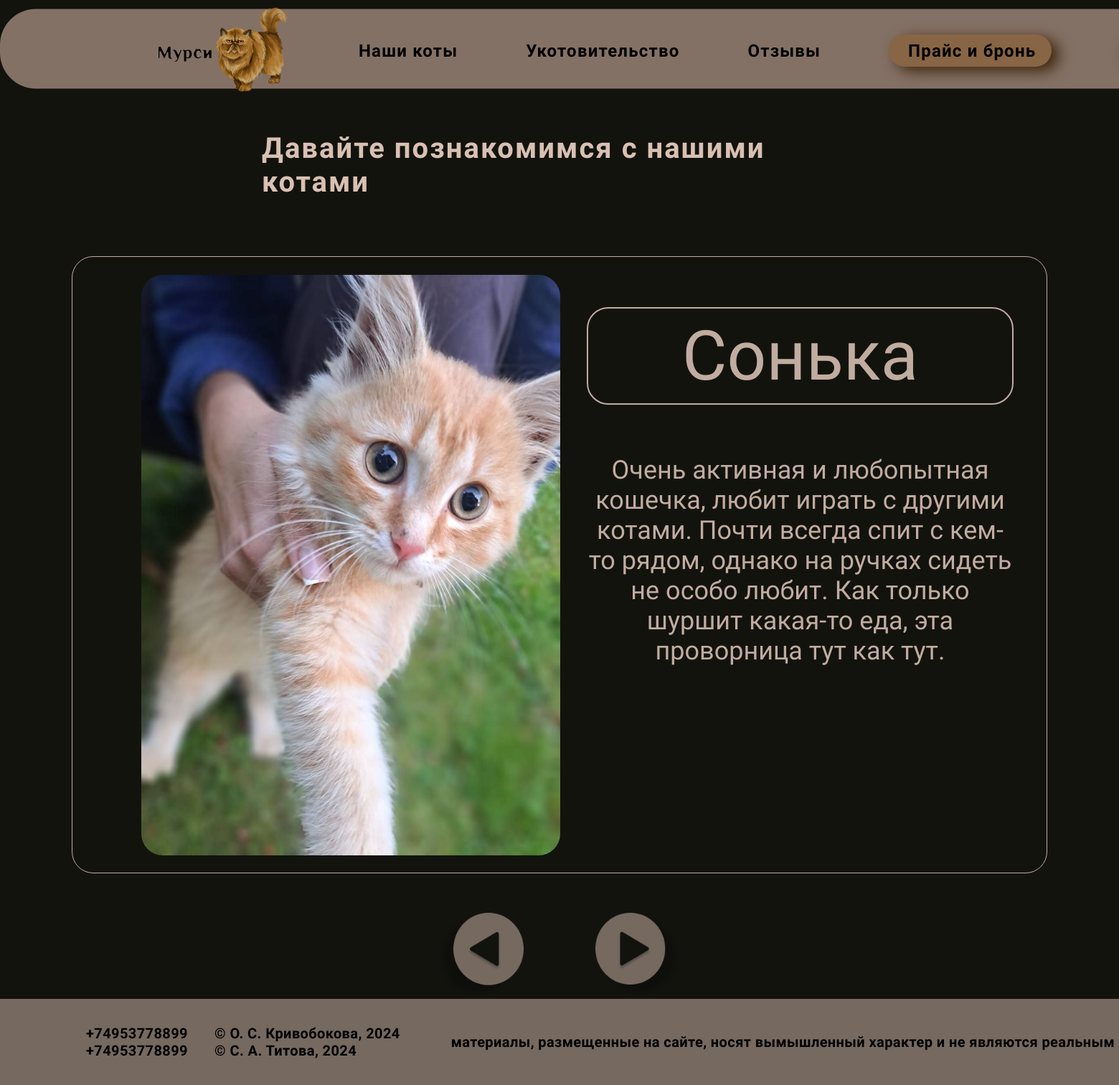
Page /cats on the committed database.
### app.py (models this page shows, shortened)
class Catsinfo(db.Model):
    id = db.Column(db.Integer, primary_key=True)
    name = db.Column(db.String(100), nullable=False)
    about_cat = db.Column(db.Text, nullable=False)
    photo = db.Column(db.LargeBinary, nullable=False)

### app.py (the view)
@app.route('/cats')
def our_cat():
    catss = Catsinfo.query.all()
    return render_template('our_cat.html', cats=catss)

### templates/our_cat.html (shortened to what this page needs)
<!DOCTYPE html>
<html lang="Ru">
<head>
    <link rel="stylesheet" href="/static/css/OurCat.css">
</head>
<body>
    <header>
        <div class="HeadMenu">
            <svg class="MenuBg" xmlns="http://www.w3.org/2000/svg" width="1678" height="111" viewBox="0 0 1678 111" fill="none">
                <path d="M0 50C0 22.3858 22.3858 0 50 0H1628C1655.61 0 1678 22.3858 1678 50V61C1678 88.6142 1655.61 111 1628 111H50C22.3858 111 0 88.6142 0 61V50Z" fill="#B49989" fill-opacity="0.71"/>
            </svg>
        </div>
        <div class="HeaderList">
                    <div class="Logo">
                        <a  class='LogoText' href="{{ url_for('index') }}"><img src="/static/img/textlogo.png" alt="Текст логотипа"></a>
                        <a id='CatLogo' href="{{ url_for('index') }}"><img src="/static/img/logo.png" alt="Логотип"></a>
                    </div>
                    <a class='MenuText' href="{{ url_for('our_cat') }}">Наши коты</a>
                    <a class='MenuText' href="{{ url_for('get_cat') }}">Укотовительство</a>
                    <a class='MenuText' href="{{ url_for('reviews') }}">Отзывы</a>
                    <a class='Bron' href="{{ url_for('price') }}">Прайс и бронь</a>
        </div>
    </header>
    <div class="container">
        <div class="TextAboutCat"><h1 class="H1AboutCat">Давайте познакомимся с нашими котами</h1></div>
        <div class="slider-container">
            <div class="slider">
                {% for cat in cats %}
                    <div class="slide">
                        <div class="ContCont">
                            <div class="DivImgCat"><img class="ImgCats" src="{{ cat.photo }}" alt="Slide Image"></div>
                            <div class="slide-content">
                                <div class="NameCat"><h2 class="NameText">{{ cat.name }}</h2></div>
                                <p class="DescriptionCat">{{ cat.about_cat }}</p>
                            </div>
                        </div>
                    </div>
                {% endfor %}
            </div>
        </div>
        <div class="ButtonArrow">
            <div class="prev" onclick="plusSlides(-1)">
                <img class="Arrow" src="/static/img/Pred.png" alt="Previous">
            </div>
            <div class="next" onclick="plusSlides(1)">
                <img class="Arrow" src="/static/img/Sled.png" alt="Next">
            </div>
        </div>
    </div>
            <footer>
                <div class="Number">
                    <p>+74953778899</p>
                    <p>+74953778899</p>
                </div>
                <div class="NAME">
                    <p>© О. С. Кривобокова, 2024</p>
                    <p>© С. А. Титова, 2024</p>
                </div>
                <p class="Ps">материалы, размещенные на сайте, носят вымышленный характер и не являются реальным кафе</p>
            </footer>
</body>
</html>

### static/css/OurCat.css (style rules this page uses)
*,*::before,*:after { box-sizing: border-box; margin: 0; }
.container { max-width: 1676px; margin: 0 auto; }
html { max-width: 100%; max-height: 100%; }
body { font-family: "Philosopher"; overflow-x: hidden; background: #13130E; touch-action: none; overflow-x: hidden; }
a { text-decoration: none; }
header { max-width: 1676px; height: 122px; margin: 0 auto; }
.HeadMenu { position: relative; }
.MenuBg { position: absolute; max-width: 1676px; height: 122px; margin: 7px auto 0; z-index: 0; }
.HeaderList { display: flex; align-items: center; justify-content: space-between; color: #000; font-size: 24px; font-style: normal; font-weight: 700; line-height: normal; letter-spacing: 1.2px; width: 1676px; height: 111px; position: absolute; left: 221px; padding-right: 222px; z-index: 10000; top: 15px; }
.Bron { width: 227px; height: 45px; border-radius: 30px; background: #876545; border: 0; box-shadow: 10px 6px 20px 0px #3C250B; color: #000; font-family: "Philosopher"; font-size: 24px; font-style: normal; font-weight: 700; line-height: normal; letter-spacing: 1.2px; padding-top: 9px; padding-left: 27px; }
.MenuText { color: #000; font-family: "Philosopher"; font-size: 24px; font-style: normal; font-weight: 700; line-height: normal; letter-spacing: 1.2px; }
.Logo { display: flex; align-items: center; }
.LogoText { margin-top: 15px; }
#CatLogo { margin-left: 5px; }
.H1AboutCat { color: #D8C0B2; font-size: 40px; font-style: normal; font-weight: 700; line-height: normal; letter-spacing: 2px; }
.TextAboutCat { margin: 61px auto 80px auto; width: 830px; }
.slider-container { width: 1360px; height: 860px; overflow: hidden; border-radius: 30px; border: 1px solid #C1ACA0; margin: 0 auto ; }
.slide-content { margin-top: 70px; height: 790px; }
.Arrow { width: 120px; height: 120px; }
.ButtonArrow { margin: 55px auto 0; width: 340px; height: 120px; display: flex; }
.prev { margin-right: 100px; width: 120px; height: 120px; cursor: pointer; }
.next { width: 120px; height: 120px; cursor: pointer; }
.slider { margin: auto; overflow: hidden; }
.slide { display: none; width: 100%; transition: transform 1s ease; }
.ContCont { display: flex; }
.ImgCats { width: 584px; height: 809px; border-radius: 30px; margin: 25px 37px 25px 96px; }
.NameCat { border-radius: 30px; border: 2px solid #C1ACA0; height: auto px; z-index: 1000; padding: 10px 10px 10px 10px; margin: 0 auto 0 auto; }
.NameText { color: #C1ACA0; text-align: center; font-size: 96px; font-style: normal; font-weight: 400; line-height: normal; }
.DescriptionCat { color: #C1ACA0; text-align: center; font-family: Philosopher; font-size: 36px; font-style: normal; font-weight: 400; line-height: normal; width: 595px; margin-top: 70px; }
footer { width: 1920px; height: 120px; background: rgba(117, 105, 96, 1); display: flex; color: #000; font-size: 20px; font-style: normal; font-weight: 700; line-height: normal; letter-spacing: 0.4px; }
.Number { margin-left: 120px; margin-top: auto; margin-bottom: auto; }
.NAME { margin-left: 37px; margin-top: auto; margin-bottom: auto; }
.Ps { margin-left: 71px; margin-top: auto; margin-bottom: auto; }

### rows in the picture
Catsinfo: name "Сонька", about_cat "Очень активная и любопытная кошечка, любит играть с другими котами. Почти всегда спит с кем-то рядом, однако на ручках сидеть не особо любит. Как только шуршит какая-то еда, эта проворница тут как тут."
